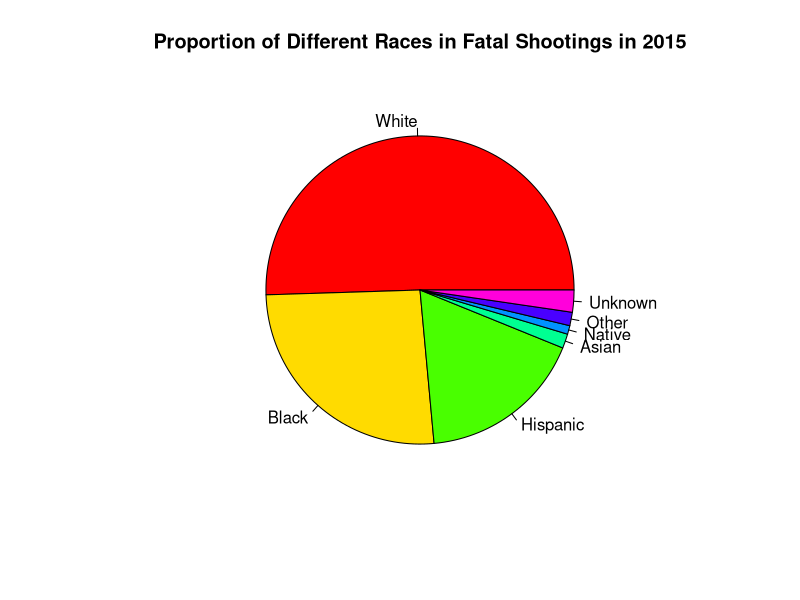
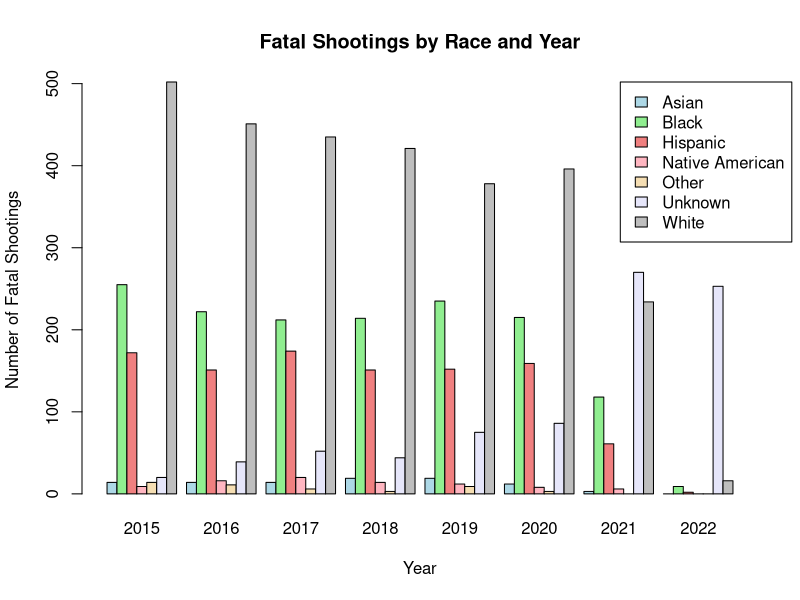
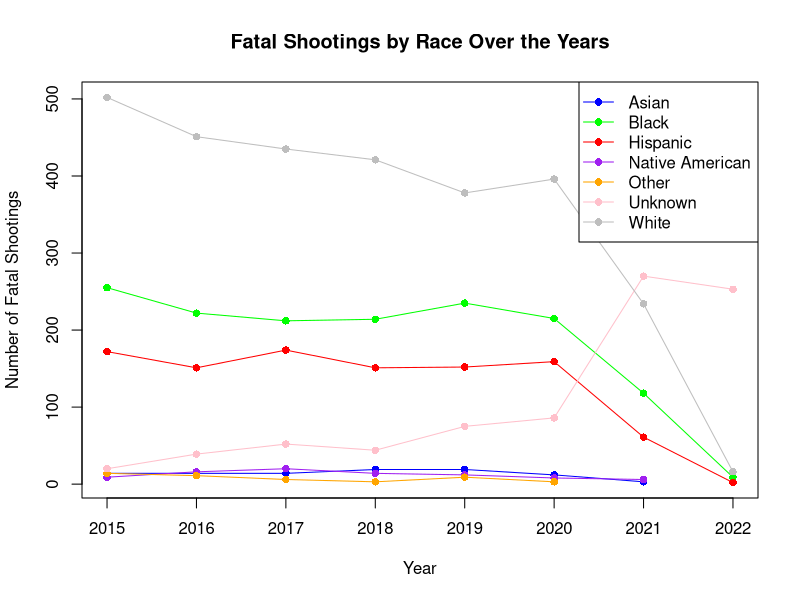
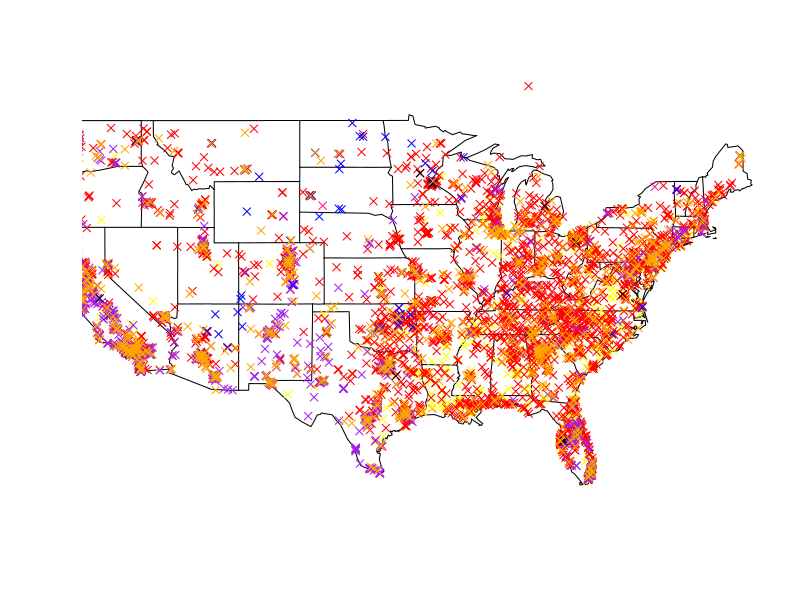

The R source for these figures, in order:
## ---- chunk 1
FatalShootingsStats <- read.csv("FatalPoliceShootings_US.csv")

print(class(FatalShootingsStats))

head(FatalShootingsStats)
## ---- chunk 2
#Convert the `date` column to Date format so can extract the year
FatalShootingsStats$date <- as.Date(FatalShootingsStats$date, format = "%m/%d/%Y")

#Made new column for year as an int
FatalShootingsStats$year <- as.integer(format(FatalShootingsStats$date, "%Y"))


## ---- chunk 3
#Analyze 2015 as a test run

data_filtered <- FatalShootingsStats[FatalShootingsStats$year == 2015, ]


#Grab the total amount of times certain races are in the data
asian_count <- nrow(data_filtered[data_filtered$race_name == 'Asian', ])
black_count <- nrow(data_filtered[data_filtered$race_name == 'Black', ])
white_count <- nrow(data_filtered[data_filtered$race_name == 'White', ])
hispanic_count <- nrow(data_filtered[data_filtered$race_name == 'Hispanic', ])
native_count <- nrow(data_filtered[data_filtered$race_name == 'Native American', ])
other_count <- nrow(data_filtered[data_filtered$race_name == 'Other', ])
unknown_count <- nrow(data_filtered[data_filtered$race_name == 'Unknown', ])

#Created a data.frame with counts so can plot them
race_counts <- data.frame(
  race = c("White", "Black", "Hispanic", "Asian", "Native", "Other", "Unknown"),
  count = c(white_count, black_count, hispanic_count, asian_count, native_count, other_count, unknown_count)
)

#Created a pie chart
pie(race_counts$count, 
    labels = race_counts$race, 
    main = "Proportion of Different Races in Fatal Shootings in 2015",
    col = rainbow(length(race_counts$count)))


## ---- chunk 4
## Sophia's addition 
#creating subsets by year

FatalShootingsStats <- na.omit(FatalShootingsStats) # getting rid of rows with any NA values

# basic stats dependent on year
data_15 <- subset(FatalShootingsStats, FatalShootingsStats$year == 2015 )
data_16 <- subset(FatalShootingsStats, FatalShootingsStats$year == 2016 )
data_17 <- subset(FatalShootingsStats, FatalShootingsStats$year == 2017 )
data_18 <- subset(FatalShootingsStats, FatalShootingsStats$year == 2018 )
data_19 <- subset(FatalShootingsStats, FatalShootingsStats$year == 2019 )
data_20 <- subset(FatalShootingsStats, FatalShootingsStats$year == 2020 )
data_21 <- subset(FatalShootingsStats, FatalShootingsStats$year == 2021 )
data_22 <- subset(FatalShootingsStats, FatalShootingsStats$year == 2022 )

total <- c(nrow(data_15), nrow(data_16), nrow(data_17), nrow(data_18), nrow(data_19), nrow(data_20), nrow(data_21), nrow(data_22) )

average_age <- c(mean(data_15$age), mean(data_16$age), mean(data_17$age), mean(data_18$age), mean(data_19$age), mean(data_20$age), mean(data_21$age), mean(data_22$age))

bodycam_false <- c(sum(data_15$body_camera == "FALSE"), sum(data_16$body_camera == "FALSE"), sum(data_17$body_camera == "FALSE"), sum(data_18$body_camera == "FALSE"), sum(data_19$body_camera == "FALSE"), sum(data_20$body_camera == "FALSE"), sum(data_21$body_camera == "FALSE"), sum(data_22$body_camera == "FALSE"))

bodycam_true <- c(sum(data_15$body_camera == "TRUE"), sum(data_16$body_camera == "TRUE"), sum(data_17$body_camera == "TRUE"), sum(data_18$body_camera == "TRUE"), sum(data_19$body_camera == "TRUE"), sum(data_20$body_camera == "TRUE"), sum(data_21$body_camera == "TRUE"), sum(data_22$body_camera == "TRUE"))

bodycam_percent <- c((bodycam_true[1]/total[1]), (bodycam_true[2]/total[2]),(bodycam_true[3]/total[3]),(bodycam_true[4]/total[4]),(bodycam_true[5]/total[5]),(bodycam_true[6]/total[6]),(bodycam_true[7]/total[7]),(bodycam_true[8]/total[7]))

### adding percent of shootings with armed 
gun_armedp <- c((sum(data_15$armed == "gun") / total[1]), (sum(data_16$armed == "gun") / total[2]), (sum(data_17$armed == "gun") / total[3]), (sum(data_18$armed == "gun") / total[4]), (sum(data_19$armed == "gun") / total[5]), (sum(data_20$armed == "gun") / total[6]), (sum(data_21$armed == "gun") / total[7]), (sum(data_22$armed == "gun") / total[7]))

unarmed_armedp <- c((sum(data_15$armed == "unarmed") / total[1]), (sum(data_16$armed == "unarmed") / total[2]), (sum(data_17$armed == "unarmed") / total[3]), (sum(data_18$armed == "unarmed") / total[4]), (sum(data_19$armed == "unarmed") / total[5]), (sum(data_20$armed == "unarmed") / total[6]), (sum(data_21$armed == "unarmed") / total[7]), (sum(data_22$armed == "unarmed") / total[7]))

car_armedp <- c((sum(data_15$armed == "Vehicle") / total[1]), (sum(data_16$armed == "Vehicle") / total[2]), (sum(data_17$armed == "Vehicle") / total[3]), (sum(data_18$armed == "Vehicle") / total[4]), (sum(data_19$armed == "Vehicle") / total[5]), (sum(data_20$armed == "Vehicle") / total[6]), (sum(data_21$armed == "Vehicle") / total[7]), (sum(data_22$armed == "Vehicle") / total[7]))


mental_illness <- c(sum(data_15$signs_of_mental_illness == "TRUE")/total[1], sum(data_16$signs_of_mental_illness == "TRUE")/total[2], sum(data_17$signs_of_mental_illness == "TRUE")/total[3], sum(data_18$signs_of_mental_illness == "TRUE")/total[4], sum(data_19$signs_of_mental_illness == "TRUE")/total[5], sum(data_20$signs_of_mental_illness == "TRUE")/total[6], sum(data_21$signs_of_mental_illness == "TRUE")/total[7], sum(data_22$signs_of_mental_illness == "TRUE")/total[8])

year_stats <- data.frame(total, round(average_age, 1), bodycam_false, bodycam_true, bodycam_percent, gun_armedp, unarmed_armedp, car_armedp, mental_illness) 

names(year_stats) <- c("Total Fatal Shootings", "Average Age", "No Body Camera", "Yes Body Camera", "percent of officers with  body camera", "percent of victims armed with gun", "percent of victims unarmed", "percent of victims armed with vehicle", "percent of victims with mental illness")
rownames(year_stats) <- c("2015", "2016", "2017", "2018", "2019", "2020", "2021", "2022")
year_stats






## ---- chunk 5
# adding colunm for current president -> is not currently working,  


FatalShootingsStats$month <- as.integer(format(FatalShootingsStats$date, "%m"))
FatalShootingsStats$day <- as.integer(format(FatalShootingsStats$date, "%d"))

FatalShootingsStats$President <-ifelse(FatalShootingsStats$month >= 1 & FatalShootingsStats$day >=20 & FatalShootingsStats$year >=2021, FatalShootingsStats$President <-"Joseph R. Biden", FatalShootingsStats$President <-"Donald Trump")

FatalShootingsStats$President <-ifelse((FatalShootingsStats$month >= 1 & FatalShootingsStats$day >=20 & FatalShootingsStats$year <=2016), FatalShootingsStats$President <-"Barack Obama", FatalShootingsStats$President <-"Donald Trump")
data_18 <- subset(FatalShootingsStats, FatalShootingsStats$year >= 2015 )

head(data_18)

## ---- chunk 6
# Aggregate data by year and race_name
race_year_counts <- aggregate(FatalShootingsStats$race_name, 
                              by = list(Year = FatalShootingsStats$year, 
                                        Race = FatalShootingsStats$race_name), 
        
                      FUN = length)

# Rename the count column for clarity
colnames(race_year_counts)[3] <- "Count"

# Create a matrix to store counts for each race across years
race_counts_matrix <- xtabs(Count ~ Race + Year, data = race_year_counts)

# Set up colors for each race
colors <- c("lightblue", "lightgreen", "lightcoral", "lightpink", "wheat", "lavender", "gray")

# Create the bar plot
barplot(race_counts_matrix, beside = TRUE, col = colors,
        main = "Fatal Shootings by Race and Year",
        xlab = "Year", ylab = "Number of Fatal Shootings", 
        legend.text = rownames(race_counts_matrix), 
        args.legend = list(x = "topright", inset = c(-0.05, 0)))

## ---- chunk 7
# Set up an empty plot with the correct axes limits
plot(NULL, xlim = range(race_year_counts$Year), 
     ylim = range(race_year_counts$Count), 
     xlab = "Year", ylab = "Number of Fatal Shootings", 
     main = "Fatal Shootings by Race Over the Years")

# Define colors for each race
race_colors <- c("blue", "green", "red", "purple", "orange", "pink", "gray")

# Get unique races
unique_races <- unique(race_year_counts$Race)

# Loop through each race to plot its line on the graph
for (i in 1:length(unique_races)) {
  # Subset data for the current race
  race_data <- subset(race_year_counts, Race == unique_races[i])
  
  # Plot the line for this race
  lines(race_data$Year, race_data$Count, type = "o", col = race_colors[i], pch = 16)
}

# Add a legend
legend("topright", legend = unique_races, col = race_colors, pch = 16, lty = 1)
## ---- chunk 8
##adding map visual, needs work
library(maps)

asian_count <- subset(FatalShootingsStats, FatalShootingsStats$race_name == 'Asian' )
black_count <- subset(FatalShootingsStats, FatalShootingsStats$race_name == 'Black')
white_count <- subset(FatalShootingsStats, FatalShootingsStats$race_name == 'White')
hispanic_count <- subset(FatalShootingsStats, FatalShootingsStats$race_name == 'Hispanic')
native_count <-subset(FatalShootingsStats, FatalShootingsStats$race_name =='Native American')
other_count <- subset(FatalShootingsStats, FatalShootingsStats$race_name == 'Other')
unknown_count <- subset(FatalShootingsStats, FatalShootingsStats$race_name == 'Unknown')

map("state")
points(asian_count$longitude, asian_count$latitude,
  pch = 4, col = "deeppink", cex = 1)

points(black_count$longitude, black_count$latitude,
  pch = 4, col = "yellow", cex = 1)

points(white_count$longitude, white_count$latitude,
  pch = 4, col = "red", cex = 1)

points(hispanic_count$longitude, hispanic_count$latitude,
  pch = 4, col = "purple", cex = 1)

points(native_count$longitude, native_count$latitude,
  pch = 4, col = "blue", cex = 1)

points(other_count$longitude, other_count$latitude,
  pch = 4, col = "black", cex = 1)

points(unknown_count$longitude, unknown_count$latitude,
  pch = 4, col = "orange", cex = 1)
